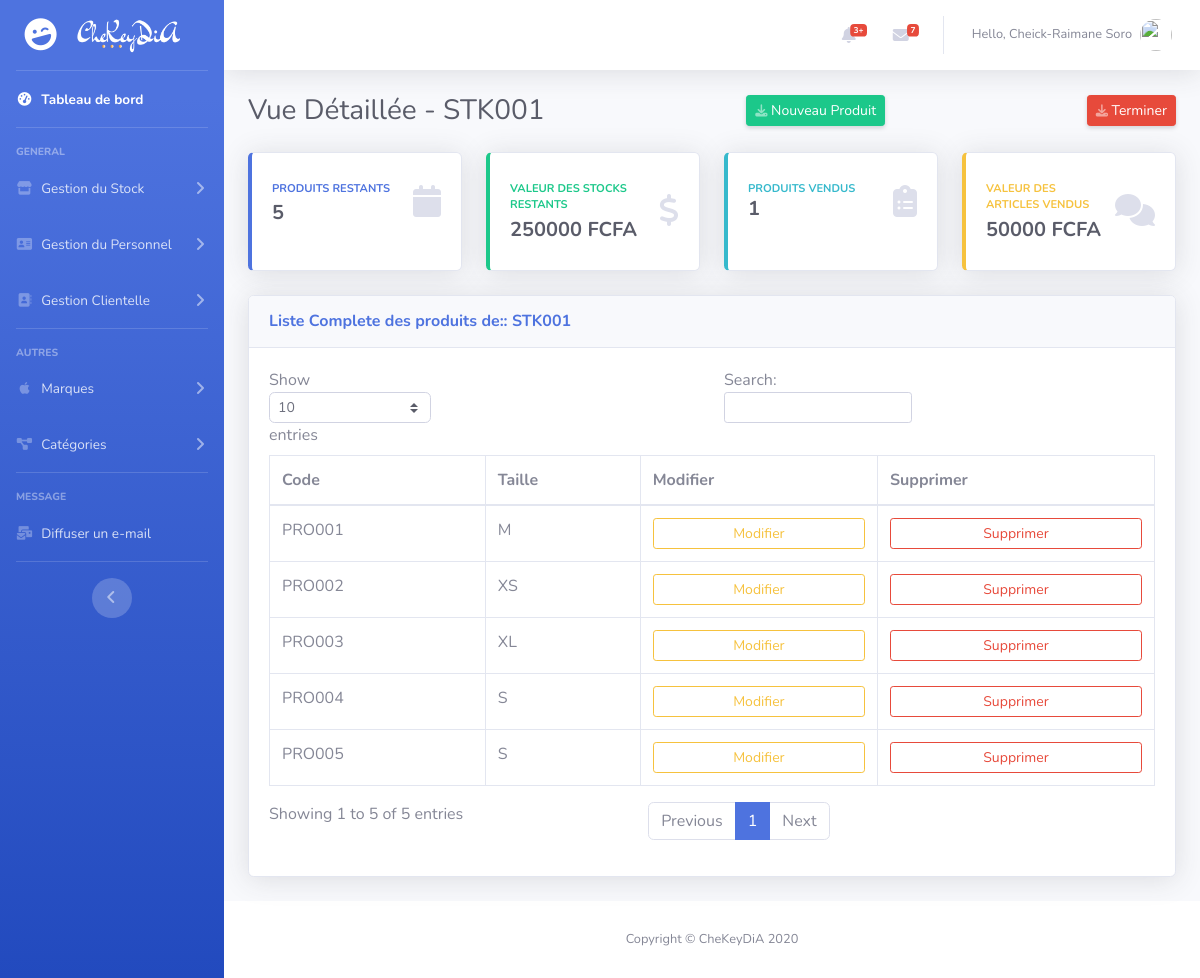
Screenshot of /stock_details/1 (signed in) with the database file from the repository.
### management/models.py (models this page shows, shortened)
class Stock(models.Model):
     code = models.CharField(max_length=50, null=True, unique=True)
     quantite = models.PositiveIntegerField(null=True, default = 0)
     prix = models.PositiveIntegerField(null=True, default=0)
     remise = models.PositiveIntegerField(default=0, blank=True, null=True)
     prix_final = models.PositiveIntegerField(default=0, null=True, blank=True)
     description = models.CharField(max_length=200, null=True, blank=True)
     date_enregistrement = models.DateTimeField(auto_now_add=True)
     categorie = models.ForeignKey('Category', null=True, on_delete=models.CASCADE)
     marque = models.ForeignKey('Brand', null=True, on_delete=models.CASCADE)

class Product(models.Model):
     SIZE = (
               ('XS', 'XS'),
               ('S', 'S'),
               ('M', 'M'),
               ('L', 'L'),
               ('XL', 'XL'),
               ('XXL', 'XXL'),
          )
     code = models.CharField(max_length=50, null=True, unique=True)
     taille = models.CharField(max_length=6, null=True, blank=True, choices=SIZE, default='XS')
     commande = models.ForeignKey('Order', null=True, blank=True, on_delete=models.SET_NULL)
     stock = models.ForeignKey('Stock', null=True, blank=True, on_delete=models.CASCADE, default=None)

### management/decorators.py (the view)
          def wrapper_func(request, *args, **kwargs):
               group = None
               if request.user.groups.exists():
                    group = request.user.groups.all()[0].name
               if group in allowed_roles:
                    return view_func(request, *args, **kwargs)
               else:
                    return redirect('management:page404')

### management/forms.py
class ProductCreateForm(ModelForm):
     class Meta:
          model = Product
          fields = ['code', 'taille',]

### management/views.py (called while the page is built, shortened)
@login_required(login_url='management:login')
@allowed_users(allowed_roles=['administrateur', 'employe'])
def stockDetails(request, pk):
     stock = Stock.objects.get(id=pk)
     products = stock.product_set.filter(commande=None).order_by('-pk')
     products_count = products.count()
     price_remaining = stock.prix_final * products_count
     products_sold = stock.product_set.filter(commande__isnull=False)
     products_sold_count = len(products_sold)
     price_sold = products_sold_count * stock.prix_final
     form = ProductCreateForm()
     return render(request, 'management/stock_details.html', locals())

### management/templates/management/stock_details.html (shortened to what this page needs)
{% extends 'management/base.html' %} {% load crispy_forms_tags %} {% block content %}
<div class="d-sm-flex align-items-center justify-content-between mb-4">
    <h1 class="h3 mb-0 text-gray-800">Vue Détaillée - {{stock.code}} </h1>
    <a href="#" data-toggle="modal" data-target="#CategoryModal" class="d-none d-sm-inline-block btn btn-sm btn-success shadow-sm">
        <i class="fas fa-download fa-sm text-white-50"></i> Nouveau Produit
    </a>
    <a href="{% url 'management:stock_list' %}" class="d-none d-sm-inline-block btn btn-sm btn-danger shadow-sm">
        <i class="fas fa-download fa-sm text-white-50"></i> Terminer
    </a>
</div>
<div class="row">
    <div class="col-xl-3 col-md-6 mb-4">
        <div class="card border-left-primary shadow h-100 py-2">
            <div class="card-body">
                <div class="row no-gutters align-items-center">
                    <div class="col mr-2">
                        <div class="text-xs font-weight-bold text-primary text-uppercase mb-1">Produits Restants</div>
                        <div class="h5 mb-0 font-weight-bold text-gray-800"> {{products_count}} </div>
                    </div>
                    <div class="col-auto">
                        <i class="fas fa-calendar fa-2x text-gray-300"></i>
                    </div>
                </div>
            </div>
        </div>
    </div>
    <div class="col-xl-3 col-md-6 mb-4">
        <div class="card border-left-success shadow h-100 py-2">
            <div class="card-body">
                <div class="row no-gutters align-items-center">
                    <div class="col mr-2">
                        <div class="text-xs font-weight-bold text-success text-uppercase mb-1">Valeur des Stocks Restants</div>
                        <div class="h5 mb-0 font-weight-bold text-gray-800"> {{price_remaining}} FCFA</div>
                    </div>
                    <div class="col-auto">
                        <i class="fas fa-dollar-sign fa-2x text-gray-300"></i>
                    </div>
                </div>
            </div>
        </div>
    </div>
    <div class="col-xl-3 col-md-6 mb-4">
        <div class="card border-left-info shadow h-100 py-2">
            <div class="card-body">
                <div class="row no-gutters align-items-center">
                    <div class="col mr-2">
                        <div class="text-xs font-weight-bold text-info text-uppercase mb-1">Produits Vendus
                            <div class="h5 mb-0 font-weight-bold text-gray-800"> {{products_sold_count}} </div>
                        </div>
                    </div>
                    <div class="col-auto">
                        <i class="fas fa-clipboard-list fa-2x text-gray-300"></i>
                    </div>
                </div>
            </div>
        </div>
    </div>
    <div class="col-xl-3 col-md-6 mb-4">
        <div class="card border-left-warning shadow h-100 py-2">
            <div class="card-body">
                <div class="row no-gutters align-items-center">
                    <div class="col mr-2">
                        <div class="text-xs font-weight-bold text-warning text-uppercase mb-1">Valeur des Articles Vendus</div>
                        <div class="h5 mb-0 font-weight-bold text-gray-800"> {{price_sold}} FCFA</div>
                    </div>
                    <div class="col-auto">
                        <i class="fas fa-comments fa-2x text-gray-300"></i>
                    </div>
                </div>
            </div>
        </div>
    </div>
</div>
<div class="card shadow mb-4">
    <div class="card-header py-3">
        <h6 class="m-0 font-weight-bold text-primary">Liste Complete des produits de:: {{stock.code}}</h6>
    </div>
    <div class="card-body">
        <div class="table-responsive">
            <table class="table table-bordered" id="dataTable" width="100%" cellspacing="0">
                <thead>
                    <tr>
                        <th>Code</th>
                        <th>Taille</th>
                        <th>Modifier</th>
                        <th>Supprimer</th>
                    </tr>
                </thead>
                <tbody>
                    {% for product in products %}
                    <tr>
                        <td>{{ product.code }}</td>
                        <td>{{ product.taille }}</td>
                        <td><a class="btn btn-sm btn-outline-warning btn-block" href="{% url 'management:stock_product_update' product.pk %}">Modifier</a></td>
                        <td><a class="btn btn-sm btn-outline-danger btn-block" href="{% url 'management:stock_product_delete' product.pk %}">Supprimer</a></td>
                    </tr>
                    {% endfor %}
                </tbody>
            </table>
        </div>
    </div>
</div>
{% endblock content %}

### management/templates/management/base.html (shortened to what this page needs)
{% load static %} {% load crispy_forms_tags %}
<!DOCTYPE html>
<html lang="en">
<head>
    <link href="{% static '/css/all.min.css' %}" rel="stylesheet" type="text/css">
    <link href="{% static '/css/sb-admin-2.min.css' %}" rel="stylesheet"> {% block style %}{% endblock style %}
</head>
<body id="page-top">
    <div id="wrapper">
        <ul class="navbar-nav bg-gradient-primary sidebar sidebar-dark accordion" id="accordionSidebar">
            <a class="sidebar-brand d-flex align-items-center justify-content-center" href="{% url 'management:dashboard' %}">
                <div class="sidebar-brand-icon rotate-n-15">
                    <i class="fas fa-laugh-wink"></i>
                </div>
                <div class="sidebar-brand-text mx-3"><img src="{% static 'images/logo.png' %}" height="35" alt="CheKeyDiA"></div>
            </a>
            <hr class="sidebar-divider my-0">
            <li class="nav-item active">
                <a class="nav-link" href="{% url 'management:dashboard' %}">
                    <i class="fas fa-fw fa-tachometer-alt"></i>
                    <span>Tableau de bord</span></a>
            </li>
            <hr class="sidebar-divider">
            <div class="sidebar-heading">
                General
            </div>
            <li class="nav-item">
                <a class="nav-link collapsed" href="#" data-toggle="collapse" data-target="#collapseTwo" aria-expanded="true" aria-controls="collapseTwo">
                    <i class="fas fa-fw fa-store"></i>
                    <span>Gestion du Stock</span>
                </a>
            </li>
            <li class="nav-item">
                <a class="nav-link collapsed" href="#" data-toggle="collapse" data-target="#collapse2" aria-expanded="true" aria-controls="collapseTwo">
                    <i class="fas fa-fw fa-address-card"></i>
                    <span>Gestion du Personnel</span>
                </a>
            </li>
            <li class="nav-item">
                <a class="nav-link collapsed" href="#" data-toggle="collapse" data-target="#collapsePages" aria-expanded="true" aria-controls="collapsePages">
                    <i class="fas fa-fw fa-address-book"></i>
                    <span>Gestion Clientelle</span>
                </a>
            </li>
            <hr class="sidebar-divider">
            <div class="sidebar-heading">
                Autres
            </div>
            <li class="nav-item">
                <a class="nav-link collapsed" href="#" data-toggle="collapse" data-target="#collapseUtilities" aria-expanded="true" aria-controls="collapseUtilities">
                    <i class="fab fa-fw fa-apple"></i>
                    <span>Marques</span>
                </a>
            </li>
            <li class="nav-item">
                <a class="nav-link collapsed" href="#" data-toggle="collapse" data-target="#collapseUtilities2" aria-expanded="true" aria-controls="collapseUtilities">
                    <i class="fas fa-fw fa-project-diagram"></i>
                    <span>Catégories</span>
                </a>
            </li>
            <hr class="sidebar-divider d-none d-md-block">
            <div class="sidebar-heading">
                Message
            </div>
            <li class="nav-item">
                <a class="nav-link" href=" {% url 'management:email_broadcast' %} ">
                    <i class="fas fa-fw fa-mail-bulk"></i>
                    <span>Diffuser un e-mail</span></a>
            </li>
            <hr class="sidebar-divider d-none d-md-block">
            <div class="text-center d-none d-md-inline">
                <button class="rounded-circle border-0" id="sidebarToggle"></button>
            </div>
        </ul>
        <div id="content-wrapper" class="d-flex flex-column">
            <div id="content">
                <nav class="navbar navbar-expand navbar-light bg-white topbar mb-4 static-top shadow">
                    <ul class="navbar-nav ml-auto">
                        <li class="nav-item dropdown no-arrow mx-1">
                            <a class="nav-link dropdown-toggle" href="#" id="alertsDropdown" role="button" data-toggle="dropdown" aria-haspopup="true" aria-expanded="false">
                                <i class="fas fa-bell fa-fw"></i>
                                <span class="badge badge-danger badge-counter">3+</span>
                            </a>
                        </li>
                        <li class="nav-item dropdown no-arrow mx-1">
                            <a class="nav-link dropdown-toggle" href="#" id="messagesDropdown" role="button" data-toggle="dropdown" aria-haspopup="true" aria-expanded="false">
                                <i class="fas fa-envelope fa-fw"></i>
                                <span class="badge badge-danger badge-counter">7</span>
                            </a>
                        </li>
                        <li class="nav-item dropdown no-arrow">
                            <a class="nav-link dropdown-toggle" href="#" id="userDropdown" role="button" data-toggle="dropdown" aria-haspopup="true" aria-expanded="false">
                                <span class="mr-2 d-none d-lg-inline text-gray-600 small">Hello, {{request.user.first_name}} {{request.user.last_name}}</span>
                                <img class="img-profile rounded-circle" src="https://source.unsplash.com/QAB-WJcbgJk/60x60">
                            </a>
                        </li>
                    </ul>
                </nav>
                <div class="container-fluid">
                    {% block content %}{% endblock content %}
                </div>
                <footer class="sticky-footer bg-white">
                    <div class="container my-auto">
                        <div class="copyright text-center my-auto">
                            <span>Copyright &copy; CheKeyDiA 2020</span>
                        </div>
                    </div>
                </footer>
            </div>
        </div>
</body>
</html>

### rows the page displays
Stock: code "STK001"
Product: code "PRO005", taille "S"
Product: code "PRO004", taille "S"
Product: code "PRO003", taille "XL"
Product: code "PRO002", taille "XS"
Product: code "PRO001", taille "M"

### other values shown
{{ request.user.first_name }} "Cheick-Raimane"
{{ request.user.last_name }} "Soro"
{{ products_count }} "5"
{{ price_remaining }} "250000"
{{ products_sold_count }} "1"
{{ price_sold }} "50000"
